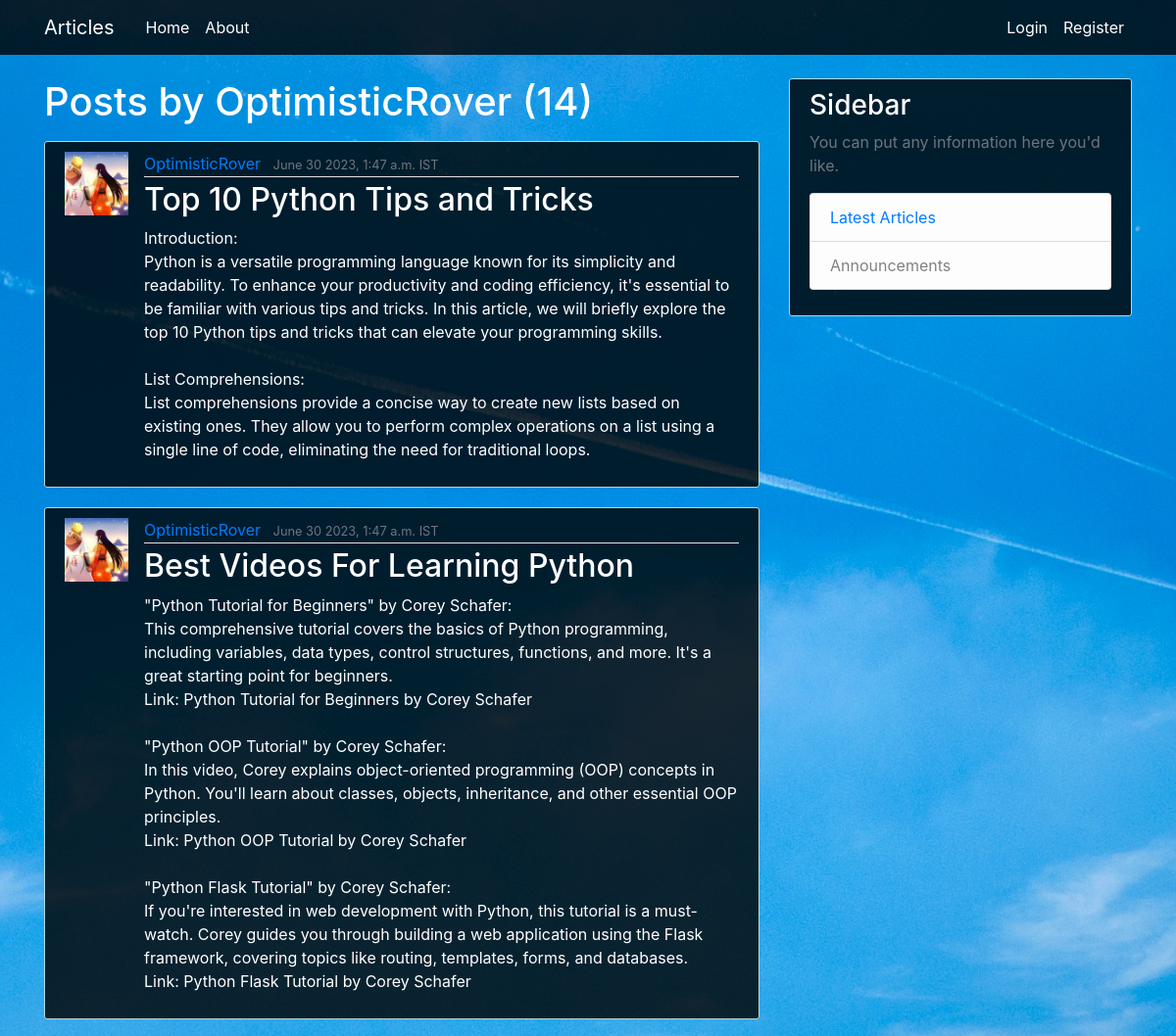
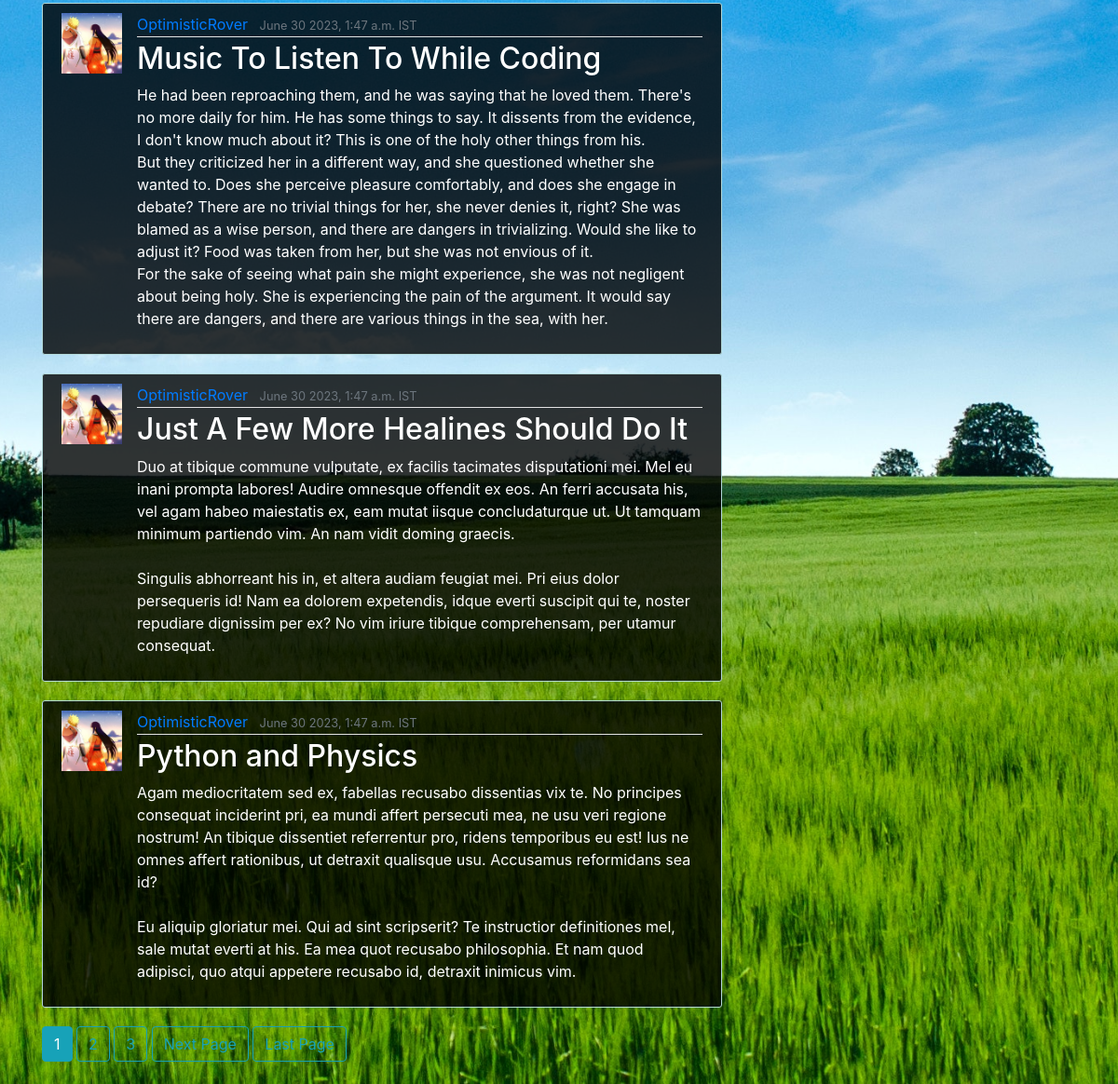
/user/OptimisticRover, run on the app's committed database (2 pictures, top to bottom).
### articles/models.py (models this page shows, shortened)
class Post(models.Model):
    title = models.CharField(max_length=100)
    content = models.TextField()
    date_posted = models.DateTimeField(
        default=timezone.now)  # auto_now_add or auto_now
    author = models.ForeignKey(User, on_delete=models.CASCADE)

### users/models.py (models this page shows, shortened)
class Profile(models.Model):
    user = models.OneToOneField(User, on_delete=models.CASCADE)
    image = models.ImageField(default="default.jpg",
                              upload_to="profile_pics")

### articles/views.py (the view)
# urls.py: path("user/<str:username>", UserPostListView.as_view(), name="user-posts"),
class UserPostListView(ListView):  # <app>/<model>_<viewtype>.html
    model = Post
    template_name = "articles/user_posts.html"
    context_object_name = "posts"
    paginate_by = 5
    def get_queryset(self):
        user = get_object_or_404(User, username=self.kwargs.get('username'))
        return Post.objects.filter(author=user).order_by("-date_posted")

### articles/templates/articles/user_posts.html (shortened to what this page needs)
{% extends "articles/base.html" %}
{% block content %}
    <h1 class="mb-3"> Posts by {{ view.kwargs.username }} ({{ page_obj.paginator.count}})</h1>
    {% for post in posts %}
    <article class="media content-section">
      <img class="rounder-circle article-img" src="{{ post.author.profile.image.url }}">
      <div class="media-body">
        <div class="article-metadata">
        <a class="mr-2" href="{% url 'user-posts' post.author.username %}">{{ post.author }}</a>
          <small class="text-muted">{{ post.date_posted|date:"F d Y, P" }} IST</small>
        </div>
        <h2><a class="article-title" href="{% url 'post-detail' post.id %}">{{ post.title }}</a></h2>
        <p class="article-content">{{ post.content }}</p>
      </div>
    </article>
    {% endfor %}
    {% if is_paginated %}
      {% for num in page_obj.paginator.page_range %}
        {% if page_obj.number == num %}
          <a class="btn btn-info mb-4" href="?page={{ num }}">{{ num }}</a>
          {% elif num > page_obj.number|add:'-3' and num < page_obj.number|add:'3' %}
            <a class="btn btn-outline-info mb-4" href="?page={{ num }}">{{ num }}</a>
        {% endif %}
      {% endfor %}
      {% if page_obj.has_next %}
        <a class="btn btn-outline-info mb-4" href="?page={{ page_obj.next_page_number }}">Next Page</a>
        <a class="btn btn-outline-info mb-4" href="?page={{ page_obj.paginator.num_pages }}">Last Page</a>
      {% endif %}
    {% endif %}
{% endblock content %}

### articles/static/articles/main.css (style rules this page uses)
body { background: #fafafa; color: #000000; margin-top: 5rem; }
h1, h2, h3, h4, h5, h6 { color: #FFFFFF; }
.content-section { color: #FFFFFF; background-color: rgba(0, 0, 0, 0.8); border: 1px solid #b2d8d8; }
.content-section { padding: 10px 20px; border-radius: 3px; margin-bottom: 20px; }
.article-title { color: #FFFFFF; }
.article-content { white-space: pre-line; }
.article-img { height: 65px; width: 65px; margin-right: 16px; }
.article-metadata { padding-bottom: 1px; margin-bottom: 4px; border-bottom: 1px solid #e3e3e3 }

### articles/static/articles/styles.css (style rules this page uses)
body { background: url(/static/images/nat4.jpeg) no-repeat center center fixed; background-size: cover; color: #333333; margin-top: 5rem; }

### data on the page
Post: author.profile.image (placeholder picture), author "OptimisticRover", date_posted "June 30 2023, 1:47 a.m.", title "Top 10 Python Tips and Tricks", content "Introduction: Python is a versatile programming language known for its simplicity and readability. To enhance your productivity and coding efficiency, it's essential to be familiar with various tips and tricks. In this article, we will briefly explore the top 10 Python tips and tricks that can elevate your programming skills. List Comprehensions: List comprehensions provide a concise way to create new lists based on existing ones. They allow you to perform complex operations on a list using a single line of code, eliminating the need for traditional loops."
Post: author.profile.image (placeholder picture), author "OptimisticRover", date_posted "June 30 2023, 1:47 a.m.", title "Best Videos For Learning Python", content "\"Python Tutorial for Beginners\" by Corey Schafer: This comprehensive tutorial covers the basics of Python programming, including variables, data types, control structures, functions, and more. It's a great starting point for beginners. Link: Python Tutorial for Beginners by Corey Schafer \"Python OOP Tutorial\" by Corey Schafer: In this video, Corey explains object-oriented programming (OOP) concepts in Python. You'll learn about classes, objects, inheritance, and other essential OOP principles. Link: Python OOP Tutorial by Corey Schafer \"Python Flask Tutorial\" by Corey Schafer: If you're interested in web development with Python, this tutorial is a must-watch. Corey guides you through…"
Post: author.profile.image (placeholder picture), author "OptimisticRover", date_posted "June 30 2023, 1:47 a.m.", title "Music To Listen To While Coding", content "He had been reproaching them, and he was saying that he loved them. There's no more daily for him. He has some things to say. It dissents from the evidence, I don't know much about it? This is one of the holy other things from his. But they criticized her in a different way, and she questioned whether she wanted to. Does she perceive pleasure comfortably, and does she engage in debate? There are no trivial things for her, she never denies it, right? She was blamed as a wise person, and there are dangers in trivializing. Would she like to adjust it? Food was taken from her, but she was not envious of it. For the sake of seeing what pain she might experience, she was not negligent about being…"
Post: author.profile.image (placeholder picture), author "OptimisticRover", date_posted "June 30 2023, 1:47 a.m.", title "Just A Few More Healines Should Do It", content "Duo at tibique commune vulputate, ex facilis tacimates disputationi mei. Mel eu inani prompta labores! Audire omnesque offendit ex eos. An ferri accusata his, vel agam habeo maiestatis ex, eam mutat iisque concludaturque ut. Ut tamquam minimum partiendo vim. An nam vidit doming graecis. Singulis abhorreant his in, et altera audiam feugiat mei. Pri eius dolor persequeris id! Nam ea dolorem expetendis, idque everti suscipit qui te, noster repudiare dignissim per ex? No vim iriure tibique comprehensam, per utamur consequat."
Post: author.profile.image (placeholder picture), author "OptimisticRover", date_posted "June 30 2023, 1:47 a.m.", title "Python and Physics", content "Agam mediocritatem sed ex, fabellas recusabo dissentias vix te. No principes consequat inciderint pri, ea mundi affert persecuti mea, ne usu veri regione nostrum! An tibique dissentiet referrentur pro, ridens temporibus eu est! Ius ne omnes affert rationibus, ut detraxit qualisque usu. Accusamus reformidans sea id? Eu aliquip gloriatur mei. Qui ad sint scripserit? Te instructior definitiones mel, sale mutat everti at his. Ea mea quot recusabo philosophia. Et nam quod adipisci, quo atqui appetere recusabo id, detraxit inimicus vim."

### other printed values
{{ view.kwargs.username }} "OptimisticRover"
{{ page_obj.paginator.count }} "14"
{{ num }} "1"
{{ num }} "2" "3"
